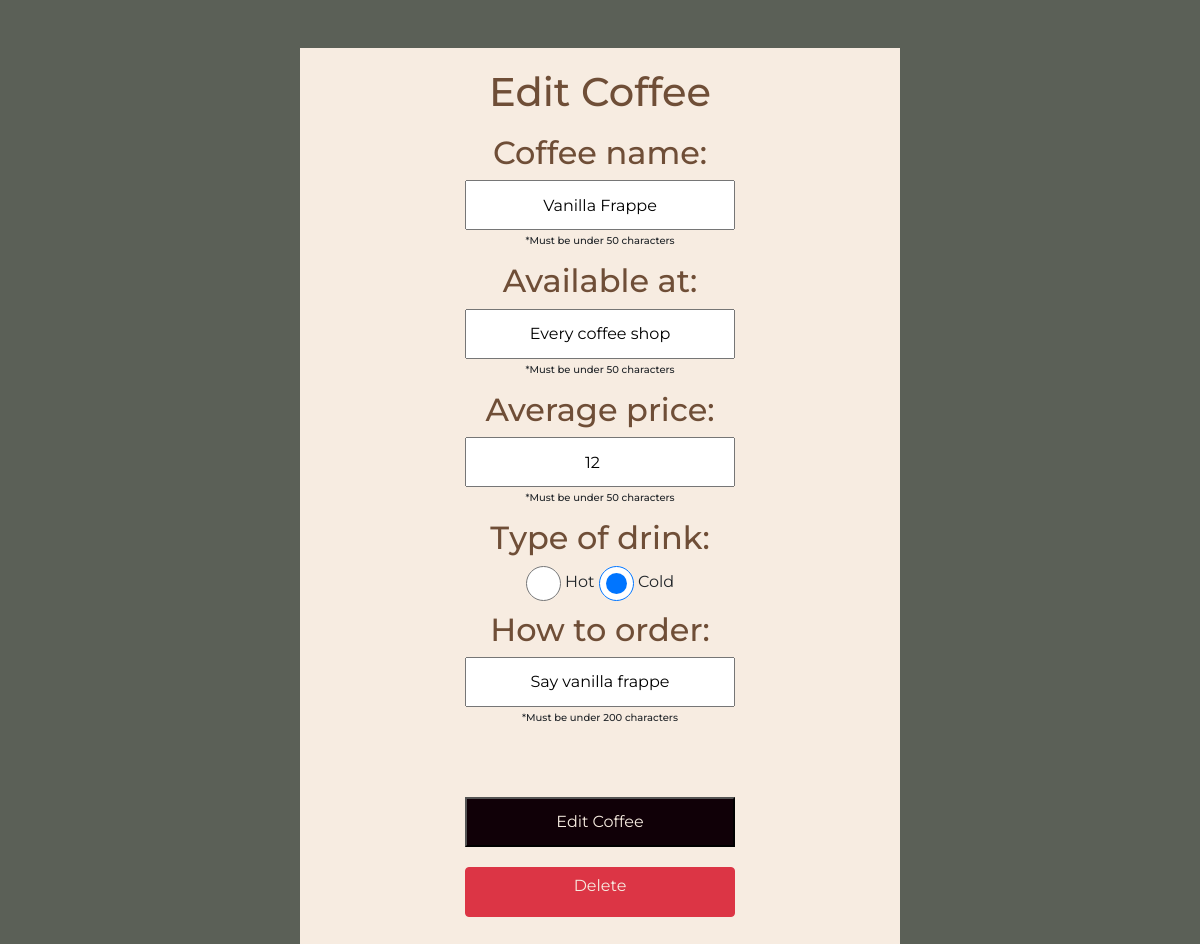
Screenshot of /edit.php?cid=4 with the database file from the repository.
### tables this page shows
CREATE TABLE `coffee` (
  `cid` int(11) NOT NULL,
  `coffeename` varchar(50) NOT NULL,
  `available` varchar(50) NOT NULL,
  `price` float NOT NULL,
  `type` varchar(50) NOT NULL,
  `method` varchar(200) NOT NULL
);

### edit.php (the view, shortened to what this page needs)
<?php
require_once "pdo.php";
$coffeeid = $_GET['cid'];
	$stmt = $pdo->prepare("SELECT * FROM coffee where cid = :cid");
	$stmt->execute(array(":cid" => $coffeeid));
	$row = $stmt->fetch(PDO::FETCH_ASSOC);
	$coffeename= htmlentities($row['coffeename']);
	$available = htmlentities($row['available']);
	$price = htmlentities($row['price']);
	$type = htmlentities($row['type']);
	$method = htmlentities($row['method']);
?>
<!DOCTYPE html>
<html lang="en">
<head>
    <link href="https://cdn.jsdelivr.net/npm/bootstrap@5.0.2/dist/css/bootstrap.min.css" rel="stylesheet">
    <link rel="stylesheet" href="style.css">
</head>
<body>
    <div class="container-sm panel center-screen user-login my-5">
        <div class="row">
            <div class="col-sm">
                <h1>Edit Coffee</h1>
            </div>
        </div>
        <form method="post" enctype="multipart/form-data">
            <section class="coffeename">
                <div class="row">
                    <div class="col-sm">
                        <h2>Coffee name:</h2>
                    </div>
                </div>
                <div class="row">
                    <div class="col-sm">
                        <input class="textfield-theme" type="text" name="coffeename" id="coffeename" value="<?= $coffeename ?>">
                    </div>
                </div>
                <div class="row">
                    <div class="col-sm">
                        <h5>*Must be under 50 characters</h5>
                    </div>
                </div>
            </section>
            <section class="available">
                <div class="row">
                    <div class="col-sm">
                        <h2>Available at:</h2>
                    </div>
                </div>
                <div class="row">
                    <div class="col-sm">
                        <input class="textfield-theme" type="text" name="available" id="available" value="<?= $available ?>">
                    </div>
                </div>
                <div class="row">
                    <div class="col-sm">
                        <h5>*Must be under 50 characters</h5>
                    </div>
                </div>
            </section>
            <section class="price">
                <div class="row">
                    <div class="col-sm">
                        <h2>Average price:</h2>
                    </div>
                </div>
                <div class="row">
                    <div class="col-sm">
                        <input class="textfield-theme" type="number" name="price" id="price" value="<?= $price ?>">
                    </div>
                </div>
                <div class="row">
                    <div class="col-sm">
                        <h5>*Must be under 50 characters</h5>
                    </div>
                </div>
            </section>
            <section class="type">
                <div class="row">
                    <div class="col-sm">
                        <h2>Type of drink:</h2>
                    </div>
                </div>
                <div class="row">
                    <div class="col-sm">
                        <input type="radio" id="hot" name="type" <?=$type=="Hot" ? "checked" : ""?> value="Hot" style="height:35px; width:35px; vertical-align: middle;">
							  <label for="hot">Hot</label>
						<input type="radio" id="gcold" name="type" <?=$type=="Cold" ? "checked" : ""?> value="Cold" style="height:35px; width:35px; vertical-align: middle;">
							  <label for="cold">Cold</label>
                    </div>
                </div>
            </section>
            <section class="order">
                <div class="row">
                    <div class="col-sm">
                        <h2>How to order:</h2>
                    </div>
                </div>
                <div class="row">
                    <div class="col-sm">
                        <input class="textarea-theme" type="text" name="method" id="method" value="<?= $method ?>" cols="40" rows="5">
                    </div>
                </div>
                <div class="row">
                    <div class="col-sm">
                        <h5>*Must be under 200 characters</h5>
                    </div>
                </div>
            </section>
            <section class="buttons">
                <div class="row">
                    <div class="col-sm">
                    <br>
                    <br>
                    <input class="button-theme" type="submit" value="Edit Coffee">
                    </div>
                </div>
                <div class="row">
                    <div class="col-sm">
                    <a href="delete.php?cid=<?$coffeeid?>" class="btn btn-danger" role="button">Delete</a>
                    </div>
                </div>
            </section>
        </form>
    </div>
</body>
</html>

### style.css (style rules this page uses)
* { padding: 0; margin: 0; font-family: "Montserrat", sans-serif; }
::placeholder { text-align: center; }
body { background-color: #5B6057; }
.center-screen { background-color: #F7ECE1; margin: 50px; padding: 20px; text-align: center; }
.panel { width: 50%; margin: auto; padding: auto; }
.textfield-theme { width: 50%; height: 50px; text-align: center; }
.textarea-theme { width: 50%; height: 50px; text-align: center; }
.button-theme { margin: 10px; height: 50px; width: 50%; background-color: #100007; color: #F7ECE1; }
.btn-danger { margin: 10px; height: 50px; width: 50%; color: #F7ECE1; }
section { margin: 10px; }
h1 { color: #6F4E37; }
h2 { color: #6F4E37; }
h5 { font-size: 10px; margin: 5px; }
a { text-decoration: none; text-align: center; color: #6F4E37; }

### rows the page displays
coffee: coffeename "Vanilla Frappe", available "Every coffee shop", price "12", type "☐ Hot", type "☑", method "Say vanilla frappe"
